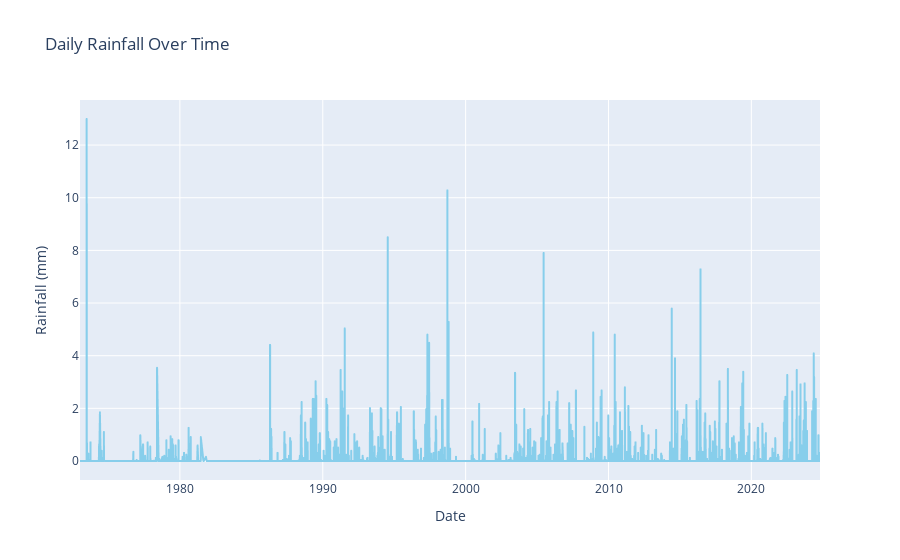

The cell this chart's notebook holds for it:
### Code cell
fig = px.line(weather, x=weather.index, y='prcp', title="Daily Rainfall Over Time", color_discrete_sequence=["skyblue"])
fig.update_layout(
    xaxis_title="Date",
    yaxis_title="Rainfall (mm)"
)
fig.show()

### Figure 1 — Plotly figure (JSON) as saved in the notebook; plotly's stock layout.template omitted (floating-point values rounded to 4 significant figures; data arrays with more than 128 entries replaced by an {"elided": "..."} marker saying what was removed)
{"data": [{"hovertemplate": "DATE=%{x}<br>prcp=%{y}<extra></extra>", "legendgroup": "", "line": {"color": "skyblue", "dash": "solid"}, "marker": {"symbol": "circle"}, "mode": "lines", "name": "", "showlegend": false, "type": "scattergl", "x": {"elided": "13006 str values"}, "xaxis": "x", "y": {"elided": "13006 float values"}, "yaxis": "y"}], "layout": {"autosize": true, "legend": {"tracegroupgap": 0}, "title": {"text": "Daily Rainfall Over Time"}, "xaxis": {"anchor": "y", "autorange": true, "domain": [0, 1], "range": ["1973-01-03", "2024-10-21"], "title": {"text": "Date"}, "type": "date"}, "yaxis": {"anchor": "x", "autorange": true, "domain": [0, 1], "range": [-0.7217, 13.71], "title": {"text": "Rainfall (mm)"}, "type": "linear"}}}
